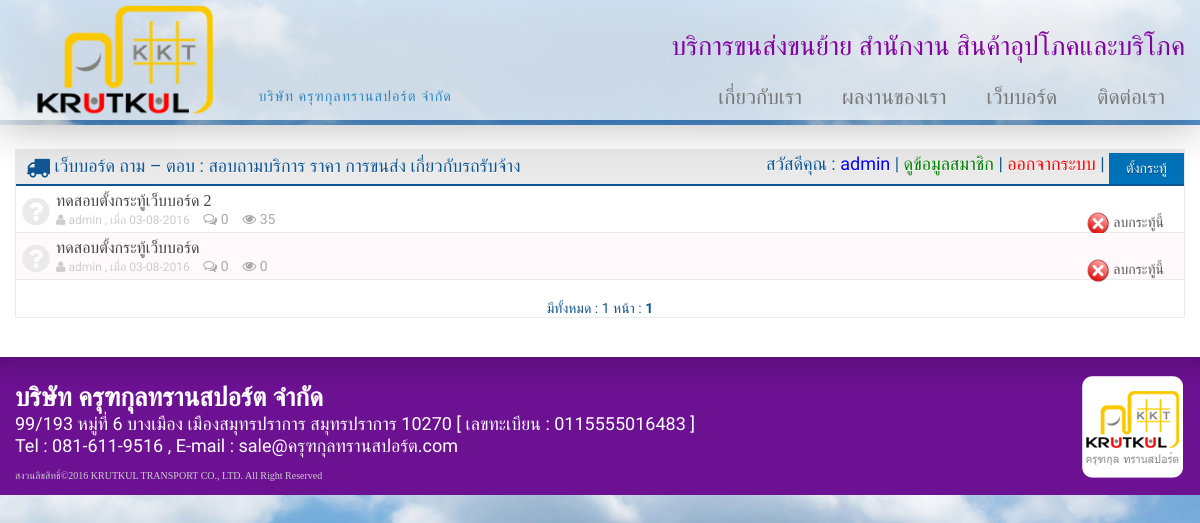
Page /webboard.php (signed in) on the committed database.
### tables this page shows
CREATE TABLE `shop_webboard` (
  `id_webboard` int(10) NOT NULL,
  `id_member` int(10) NOT NULL,
  `title` varchar(100) NOT NULL,
  `message` text NOT NULL,
  `name` varchar(80) NOT NULL,
  `email` varchar(50) NOT NULL,
  `today` date NOT NULL,
  `view` int(5) NOT NULL
);

### webboard.php (the view, shortened to what this page needs)
<!DOCTYPE html>
<html lang="th">
  <?php @include('incs/header-top.php');
    $strSQL = "SELECT * FROM shop_webboard ";
    $objQuery = mysql_query($strSQL) or die ("Error Query");
    $Num_Rows = mysql_num_rows($objQuery);
    $Per_Page = 10;
    $Page = $_GET["Page"];
    if(!$_GET["Page"])
    {
      $Page=1;
    }
    $Page_Start = (($Per_Page*$Page)-$Per_Page);
    if($Num_Rows<=$Per_Page)
    {
      $Num_Pages =1;
    }
    $strSQL .=" order by id_webboard desc LIMIT $Page_Start , $Per_Page";
    $objQuery  = mysql_query($strSQL);
  ?>
  <body>
	  <?php @include('incs/header.php'); ?>
      <div class="page bg-wh">
      <div class="container">
		<section class="wp-webboard">
			       <div class="cat-box-content">
                  <div class="zone-wb">
                    <div class="wb-group-list-topic">
                    	<h2><i class="fa-truck"></i> เว็บบอร์ด ถาม – ตอบ : สอบถามบริการ ราคา การขนส่ง เกี่ยวกับรถรับจ้าง
                      <?php @include('webboard-header.php'); ?>
                        </h2>
                        <ul>
                        	<?php
		                        while($row = mysql_fetch_array($objQuery)){
                            ?>
                        	   <li>
                            	<a target="_blank" href="webboard-read.php?ID=<?php echo $row[id_webboard]; ?>">
                                <i class="fa-question-circle"></i>
                            	   <h3><?=stripslashes($row[title])?></h3>
                                </a>
                                <div class="ft">
                                	<span class="by-name">
                                  <?php if($_SESSION['user_shop']=="admin"){?>
                                    <a href="javascript:Del(<?=$row[id_webboard]?>)" onClick="return confirm('ต้องการลบจริงหรือไม่');"><img src="image/icon/delete.png" width="24" height="24" border="0" align="absbottom"> ลบกระทู้นี้</a>
                                    <? } ?><div id="ShowDel"></div>
                                  </span>
                                    <small><i class="fa-user"></i> <?php echo $row[name];?> ,  เมื่อ <?php $today=explode("-",$row[today]); echo $today['2']."-".$today['1']."-".$today['0']; ?></small>
                                	<span><i class="fa-comments-o"></i> <?=mysql_num_rows(mysql_query("select id_webboard from shop_webboard_reply where id_webboard='$row[id_webboard]'"));?></span>
                                    <span><i class="fa-eye"></i> <?php echo $row[view];?></span>
                                </div>
                            </li>
                            <? } ?>
                        </ul>
                          <div class="pagination">
                            <ul>
                            มีทั้งหมด : <?=$Num_Pages;?> หน้า :
                            <?php
                            for($i=1; $i<=$Num_Pages; $i++){
                            	if($i != $Page)
                            	{
                            		echo "[ <a href='$_SERVER[SCRIPT_NAME]?Page=$i'>$i</a> ]";
                            	}
                            	else
                            	{
                            		echo "<b> $i </b>";
                            	}
                            }
                            ?>
                            </ul>
                          </div>
                    </div>
                  </div>
            </div>
        </section>
      </div>
       </div>
    <?php @include('incs/footer.php'); ?>
  </body>
</html>

### incs/header-top.php (shortened to what this page needs)
<head>
<link href="fonts/fontface.css" rel="stylesheet">
<link href="icm/fontface-full.css" rel="stylesheet">
<link href="css/flexslider.css" rel="stylesheet">
<link href="css/jquery.fancybox.css?v=2.1.5" rel="stylesheet">
<link href="css/themes.css" rel="stylesheet">
</head>

### incs/header.php (shortened to what this page needs)
<header id="header">
<div class="container">
    <h1 class="logo" itemscope itemtype="http://schema.org/Organization">
        <a href="index.php" itemprop="url">LOGO</a>
        <img src="img/logo-new.png" itemprop="logo">
    </h1>
    <p class="title">บริษัท ครุฑกุลทรานสปอร์ต จำกัด</p>
    <div id="navigation" class="show-nav-sub-menu">
        <nav class="top-nav" role="navigation">
          <ul id="nav-drop">
            <li><a href="aboutus.php" title="เกี่ยวกับครุฑกุล">เกี่ยวกับเรา</a></li>
            <li><b><a href="product.php" title="บริการ">ผลงานของเรา</a></b>
            </li>
            <li><b><a href="webboard.php" title="เว็บบอร์ด">เว็บบอร์ด</a></b></li>
            <li><b><a href="contact.php" title="ติดต่อเรา">ติดต่อเรา</a></b></li>
          </ul>
        </nav>
	</div>
     <div class="srh" style="color:#8203a0;">
	 บริการขนส่งขนย้าย สำนักงาน สินค้าอุปโภคและบริโภค
     </div>
</div>
</header>

### webboard-header.php (shortened to what this page needs)
<div class="fix-r">
  <?php if($_SESSION['id_shop_member']!=""){echo "สวัสดีคุณ : <font color=blue>".$_SESSION['user_shop']."</font>"; ?>
    <?php if($_SESSION['user_shop']=="admin"){ ?>
    | <a href="check-member.php"><font color=green>ดูข้อมูลสมาชิก</font></a>
    <? } ?>
    | <a href="check-logout.php"><font color=red>ออกจากระบบ</font></a>
    | <a class="ui-btn-mini" href="webboard-post.php" title="ตั้งกระทู้">ตั้งกระทู้</a>
  <? }?>
</div>

### incs/footer.php (shortened to what this page needs)
<footer id="footer">
<div class="container">
	<div class="lg-footer"><a href="index.php" title="Lavitech"><img src="img/logo-ft.png" itemprop="logo"></a></div>
	 <h3><a href="index.php" title="Lavitech">บริษัท ครุฑกุลทรานสปอร์ต จำกัด</a> </h3>
     <address>99/193 หมู่ที่ 6 บางเมือง เมืองสมุทรปราการ สมุทรปราการ 10270  [  เลขทะเบียน : 0115555016483 ]</address>
     <div class="contact">
     	<span class="tel">Tel : <a href="tel:081611951">081-611-9516</a></span> ,
     	<span class="mail">E-mail : <a href="mailto:sale@ครุฑกุลทรานสปอร์ต.com">sale@ครุฑกุลทรานสปอร์ต.com</a></span>
     </div>
     <p class="copy">สงวนลิขสิทธิ์©2016 KRUTKUL TRANSPORT CO., LTD. All Right Reserved</p>
</div>
</footer>

### rows in the picture
shop_webboard: title "ทดสอบตั้งกระทู้เว็บบอร์ด 2", name "admin", today "03", today "08", today "2016", row "0", view "35"
shop_webboard: title "ทดสอบตั้งกระทู้เว็บบอร์ด", name "admin", today "03", today "08", today "2016", row "0", view "0"

### other values in the picture
$_SESSION['user_shop'] "admin"
$Num_Pages "1"
